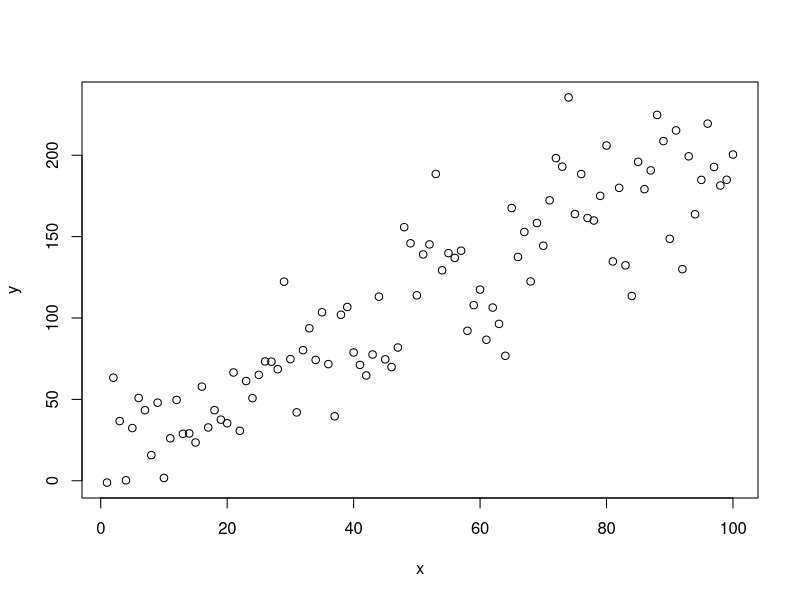
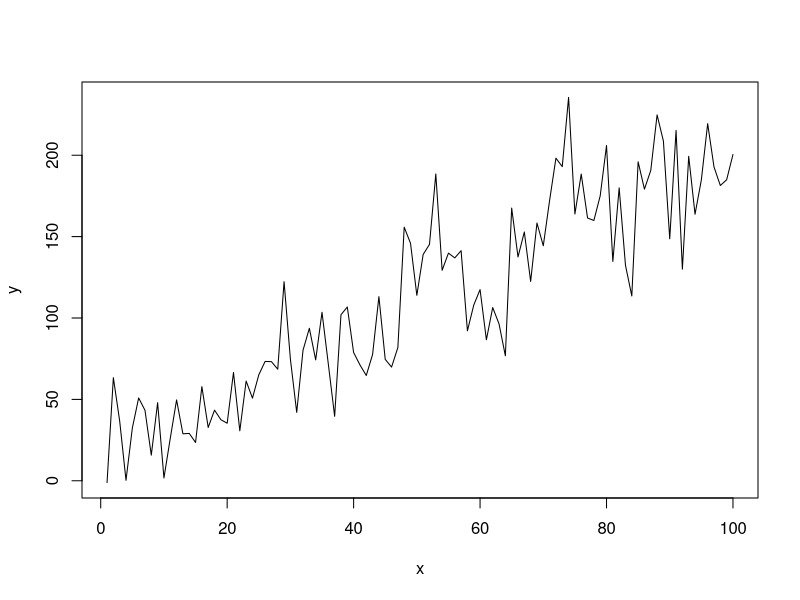
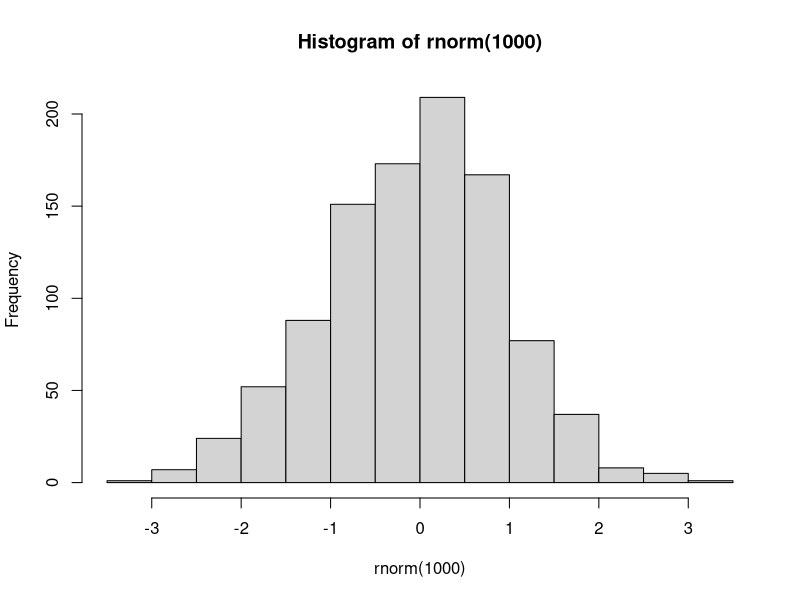
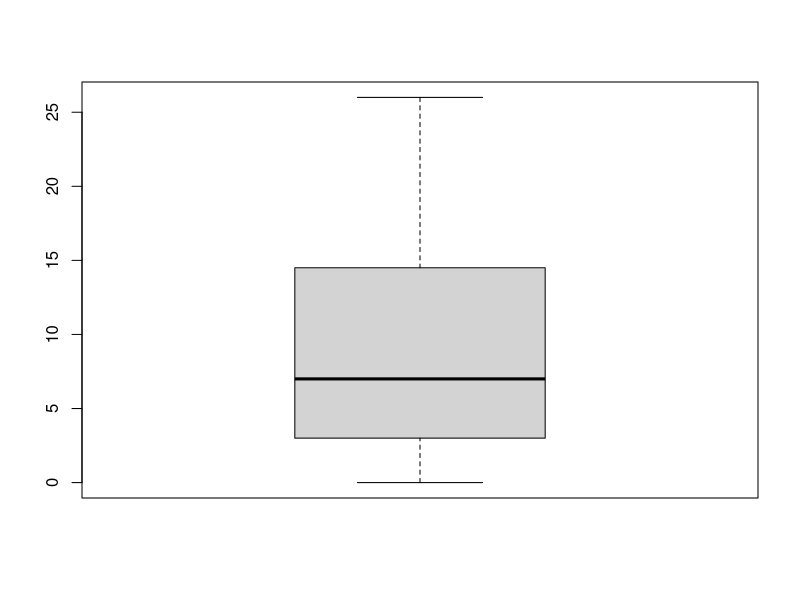
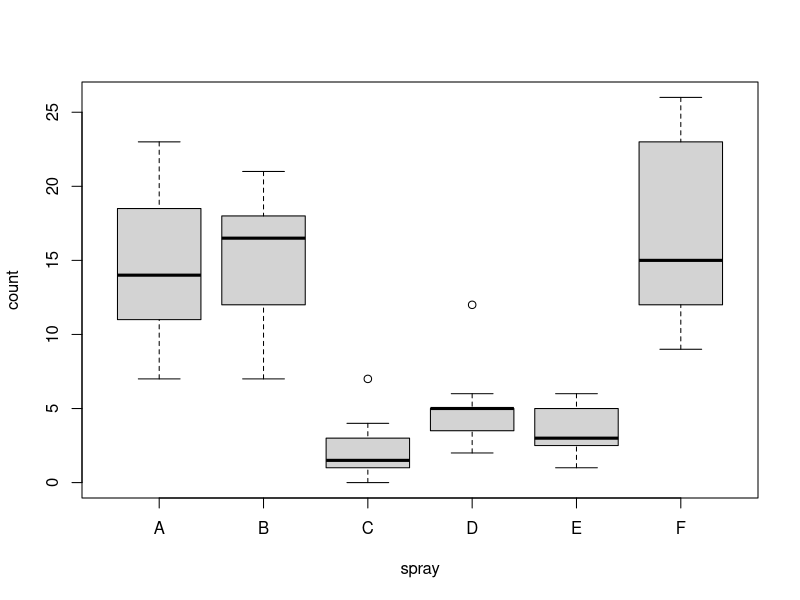
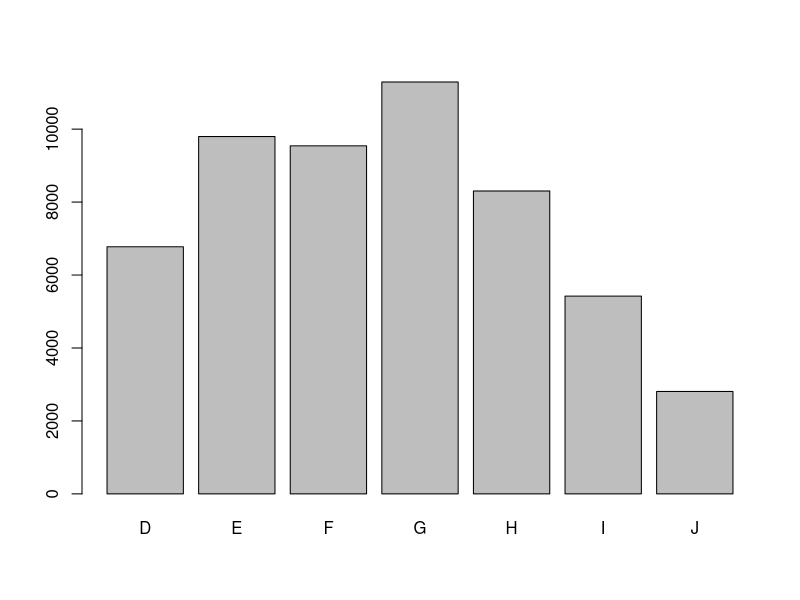
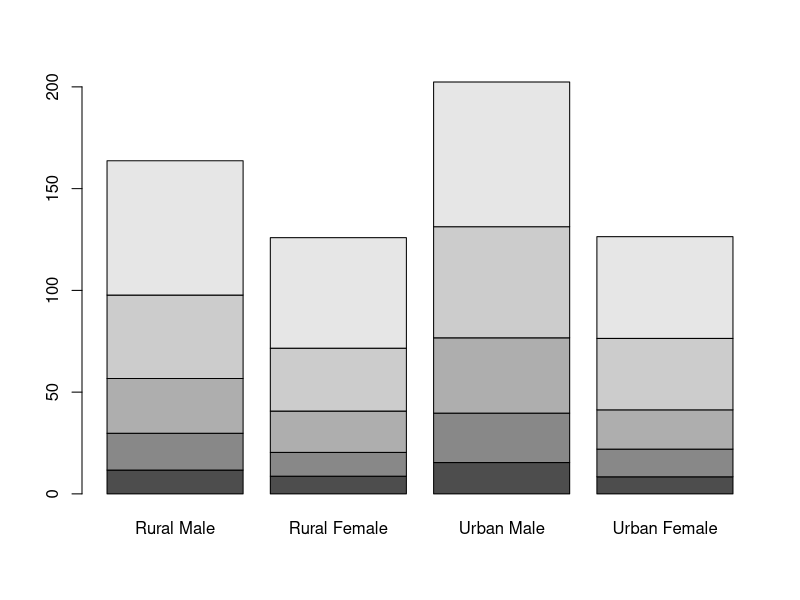

The R script that drew these images, in order:
## ---- chunk 1
n <- 100
x <- 1:n
y <- 5 + 2 * x + rnorm(n, sd = 30)
plot(x, y)
## ---- chunk 2
plot(x, y, type = "l")
## ---- chunk 3
hist(rnorm(1000))
## ---- chunk 4
boxplot(InsectSprays$count, col = "lightgray")
## ---- chunk 5
boxplot(count ~ spray, data = InsectSprays, col = "lightgray")
## ---- chunk 6
data(diamonds, package = "ggplot2")
tabela <- table(diamonds$color)
tabela
barplot(tabela)
## ---- chunk 7
VADeaths
barplot(VADeaths) 
